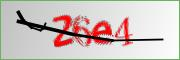
#> input picture captcha.jpg, 180 x 60 px
$ python pic_act.py
#> lines starting #> are read from the running program, lines starting #| are printed output that depends on the picture; after the words box and inside, x2 and y2 are one past the last pixel; in counts of white or black regions, pixels touching at a corner belong together
from PIL import Image

image=Image.open('captcha.jpg')
#> image is the input picture: PIL image 180x60 RGB; mean R, G, B 206.9, 194.7, 191

'''灰度处理'''
image=image.convert("L")
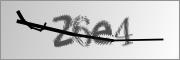
#> image: PIL image 180x60 L; min 0, max 255, mean 197.9
image.show()

'''二值化处理'''
image=image.convert("L")#灰度值
threshold=150
table=[]
for i in range(256):

    if i<20:
        i=255

    if i< threshold:
        table.append(0)
    else:
        table.append(1)
image= image.point(table,'1')
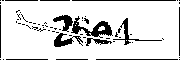
#> image: PIL image 180x60 1; 86% white; 63 black regions (50 under 20 px), largest, box (x1, y1, x2, y2) and area: (71, 16, 113, 38) 336, (54, 33, 83, 47) 180, (113, 18, 162, 45) 160
image.save('change.jpg')
image.show()

$ run again, with zhou.png saved as captcha.jpg
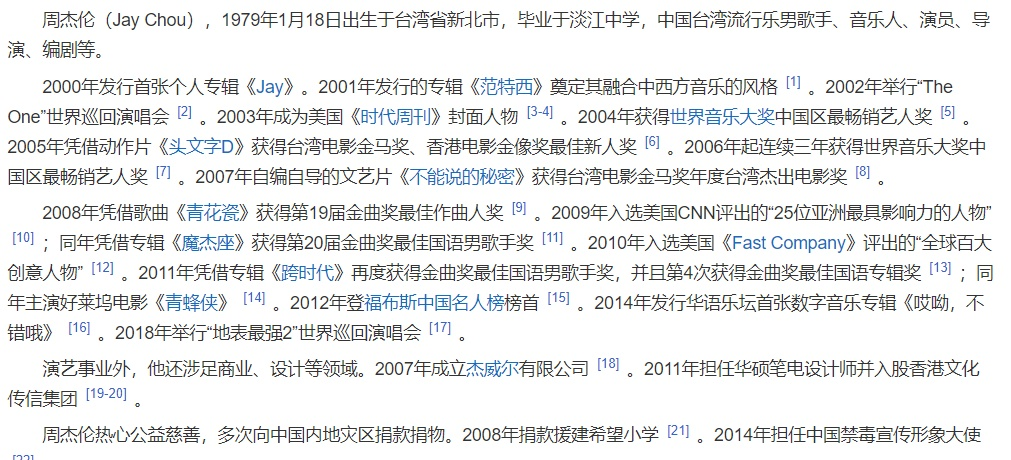
#> input picture zhou.png, 1011 x 460 px
#> image is the input picture: PIL image 1011x460 RGB; mean R, G, B 233.3, 234.4, 234.4
#> `image= image.point(table,'1')`:
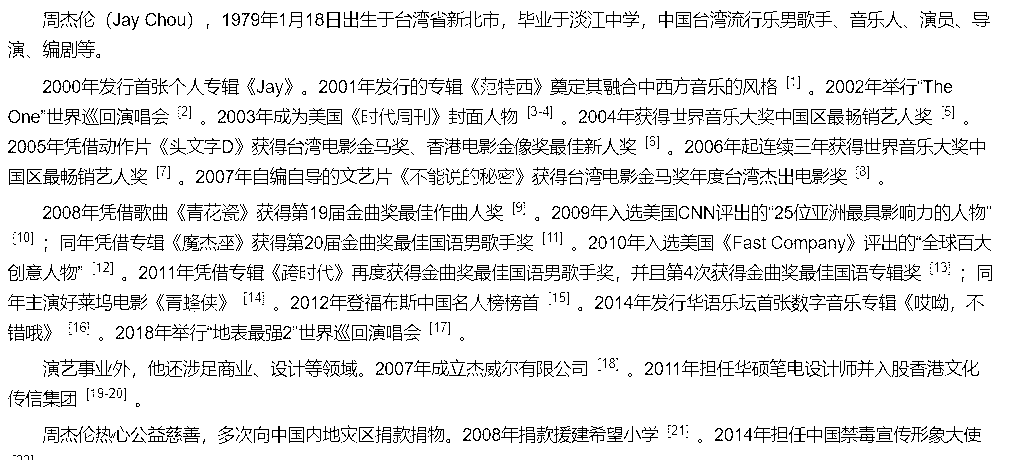
#> image: PIL image 1011x460 1; 90.7% white; black in thin lines or dots
